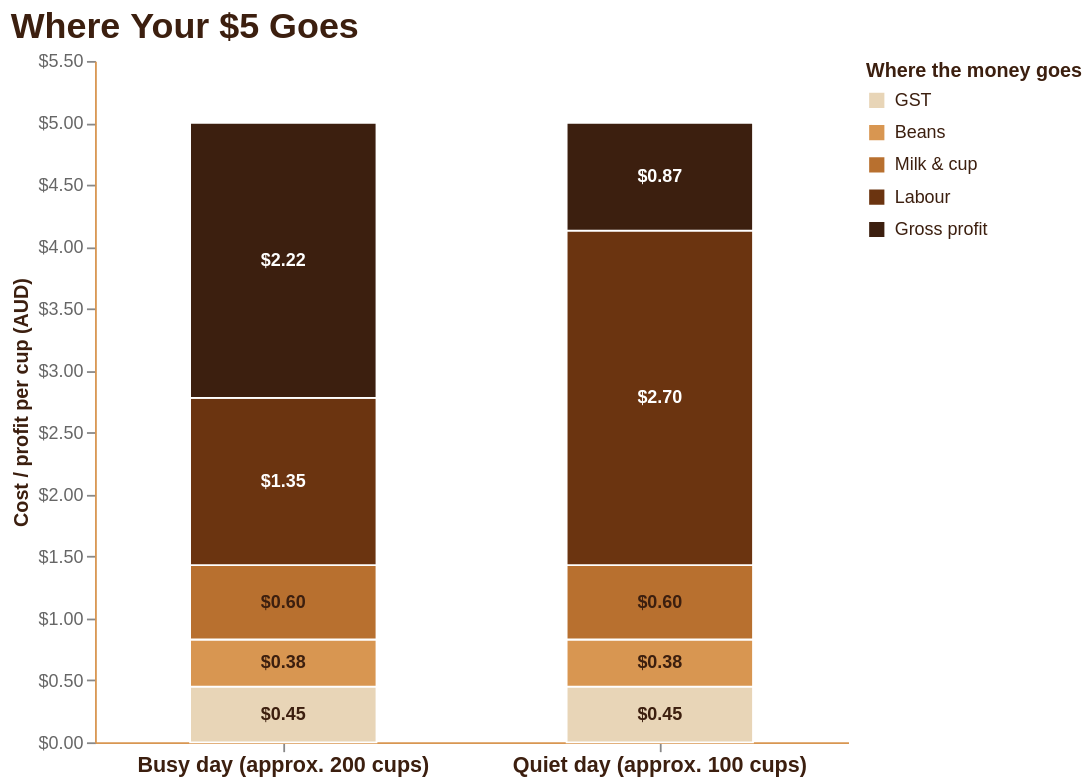

Vega-Lite specification stored for this chart:
### Vega-Lite specification from a JSON file in a GitHub repository (floating-point values rounded to 4 significant figures)
{"$schema": "https://vega.github.io/schema/vega-lite/v5.json", "title": {"text": "Where Your $5 Goes", "anchor": "start", "fontSize": 20, "subtitleFontSize": 12, "subtitleColor": "#666", "color": "#3C1F0F"}, "width": 420, "height": 380, "data": {"values": [{"scenario": "Busy day (approx. 200 cups)", "component": "GST", "amount": 0.45, "order": 1}, {"scenario": "Busy day (approx. 200 cups)", "component": "Beans", "amount": 0.38, "order": 2}, {"scenario": "Busy day (approx. 200 cups)", "component": "Milk & cup", "amount": 0.6, "order": 3}, {"scenario": "Busy day (approx. 200 cups)", "component": "Labour", "amount": 1.35, "order": 4}, {"scenario": "Busy day (approx. 200 cups)", "component": "Gross profit", "amount": 2.22, "order": 5}, {"scenario": "Quiet day (approx. 100 cups)", "component": "GST", "amount": 0.45, "order": 1}, {"scenario": "Quiet day (approx. 100 cups)", "component": "Beans", "amount": 0.38, "order": 2}, {"scenario": "Quiet day (approx. 100 cups)", "component": "Milk & cup", "amount": 0.6, "order": 3}, {"scenario": "Quiet day (approx. 100 cups)", "component": "Labour", "amount": 2.7, "order": 4}, {"scenario": "Quiet day (approx. 100 cups)", "component": "Gross profit", "amount": 0.87, "order": 5}]}, "encoding": {"x": {"field": "scenario", "type": "nominal", "title": null, "sort": ["Busy day (approx. 200 cups)", "Quiet day (approx. 100 cups)"], "axis": {"labelFontSize": 12, "labelFontWeight": "bold", "labelColor": "#3C1F0F", "labelAngle": 0}}, "y": {"field": "amount", "type": "quantitative", "title": "Cost / profit per cup (AUD)", "stack": "zero", "axis": {"format": "$.2f", "titleColor": "#3C1F0F", "labelColor": "#666", "grid": false}}, "color": {"field": "component", "type": "nominal", "title": "Where the money goes", "sort": ["GST", "Beans", "Milk & cup", "Labour", "Gross profit"], "scale": {"domain": ["GST", "Beans", "Milk & cup", "Labour", "Gross profit"], "range": ["#E8D5B7", "#D89651", "#B8702F", "#6B3410", "#3C1F0F"]}, "legend": {"orient": "right", "offset": 10, "titleColor": "#3C1F0F", "labelColor": "#3C1F0F"}}, "order": {"field": "order", "type": "quantitative"}}, "layer": [{"mark": {"type": "bar", "width": {"band": 0.55}, "stroke": "white", "strokeWidth": 1}, "encoding": {"tooltip": [{"field": "scenario", "type": "nominal", "title": "Day"}, {"field": "component", "type": "nominal", "title": "Where the money goes"}, {"field": "amount", "type": "quantitative", "title": "Amount", "format": "$.2f"}]}}, {"mark": {"type": "text", "fontSize": 10, "fontWeight": "bold"}, "encoding": {"text": {"field": "amount", "type": "quantitative", "format": "$.2f"}, "color": {"condition": {"test": "datum.component === 'Labour' || datum.component === 'Gross profit'", "value": "white"}, "value": "#3C1F0F"}, "y": {"field": "amount", "type": "quantitative", "stack": "zero", "bandPosition": 0.5}}}], "config": {"view": {"stroke": null}, "background": "transparent", "axis": {"domainColor": "#D89651"}}}
